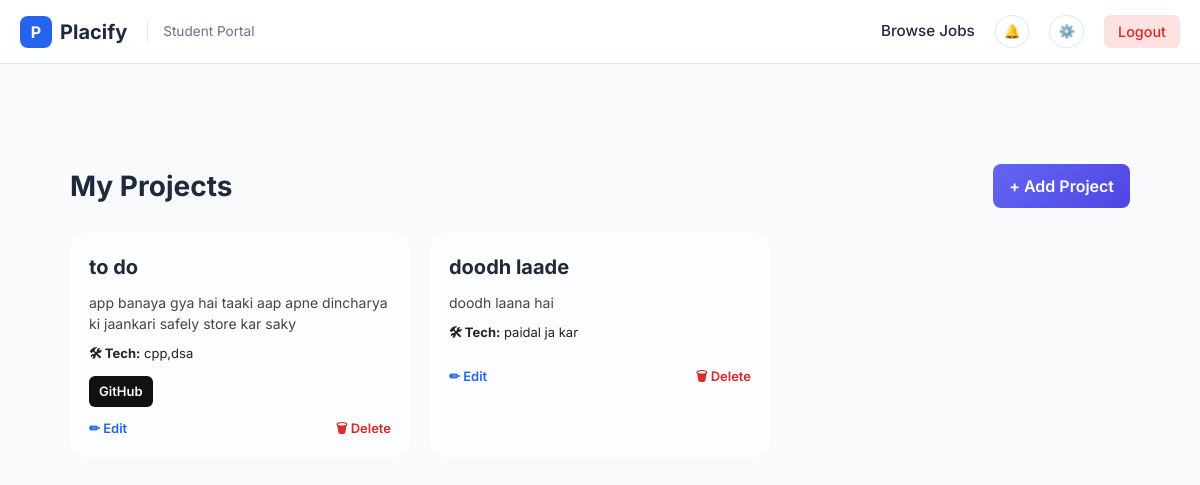
Screenshot of /profile/projects/ (signed in) with the database file from the repository.
### profiles/models.py (models this page shows, shortened)
class Project(models.Model):
    user = models.ForeignKey(User, on_delete=models.CASCADE)
    title = models.CharField(max_length=200)
    description = models.TextField()
    tech_stack = models.CharField(max_length=200, blank=True)
    github_link = models.URLField(blank=True)
    live_link = models.URLField(blank=True)
    created_at = models.DateTimeField(auto_now_add=True)

### profiles/views.py (the view)
# urls.py: path('projects/', user_projects, name='projects'),
@login_required
def user_projects(request):
    projects = Project.objects.filter(user=request.user)
    return render(request, 'profiles/user_project.html', {
        'projects': projects
    })

### notifications/context_processors.py (called while the page is built)
def notification_data(request):
    if request.user.is_authenticated:
        all_notifications = Notification.objects.filter(
            user=request.user
        ).order_by('-created_at')
        unread_count = all_notifications.filter(is_read=False).count()
        notifications = all_notifications[:5]
        return {
            "notifications": notifications,
            "unread_count": unread_count
        }
    return {}

### templates/profiles/user_project.html (shortened to what this page needs)
{% extends "base.html" %}
{% load static %}
{% block content %}
<link rel="stylesheet" href="{% static 'profiles/user_project.css' %}">
<div class="projects-container">
    {% if projects %}
    <div class="projects-header">
        <h2> My Projects</h2>
        <a href="{% url 'profiles:add_project' %}" class="btn add">
            + Add Project
        </a>
    </div>
        <div class="project-grid">
            {% for project in projects %}
                <div class="project-card">
                    <div class="card-header">
                        <h3>{{ project.title }}</h3>
                    </div>
                    <p class="description">
                        {{ project.description }}
                    </p>
                    <p class="tech">
                        <span>🛠 Tech:</span> {{ project.tech_stack }}
                    </p>
                    <div class="links">
                        {% if project.github_link %}
                            <a href="{{ project.github_link }}" target="_blank" class="link github">
                                GitHub
                            </a>
                        {% endif %}
                    </div>
                    <div class="actions">
                        <a href="{% url 'profiles:edit_project' project.id %}" class="edit">
                            ✏ Edit
                        </a>
                        <a href="{% url 'profiles:delete_project' project.id %}" class="delete">
                            🗑 Delete
                        </a>
                    </div>
                </div>
            {% endfor %}
        </div>
    {% endif %}
</div>
{% endblock %}

### static/base.css (style rules this page uses)
:root { --primary: #2563eb; --primary-dark: #1d4ed8; --bg-body: #f8fafc; --bg-card: #ffffff; --text-main: #1e293b; --text-muted: #64748b; --border: #e2e8f0; --shadow: 0 4px 6px -1px rgb(0 0 0 / 0.1), 0 2px 4px -2px rgb(0 0 0 / 0.1); --transition: all 0.2s ease; }
* { box-sizing: border-box; margin: 0; padding: 0; }
body { font-family: 'Inter', sans-serif; background-color: var(--bg-body); color: var(--text-main); line-height: 1.5; }

### static/profiles/user_project.css (style rules this page uses)
.projects-container { max-width: 1100px; margin: 40px auto; padding: 20px; }
.projects-header { display: flex; justify-content: space-between; align-items: center; margin-bottom: 25px; }
.projects-header h2 { font-size: 28px; font-weight: 700; }
.btn { padding: 10px 16px; border-radius: 8px; text-decoration: none; font-weight: 600; transition: 0.3s ease; }
.btn.add { background: linear-gradient(135deg, #6366f1, #4f46e5); color: white; }
.project-grid { display: grid; grid-template-columns: repeat(auto-fill, minmax(280px, 1fr)); gap: 20px; }
.project-card { background: rgba(255, 255, 255, 0.6); backdrop-filter: blur(12px); border-radius: 16px; padding: 18px; transition: 0.3s; border: 1px solid rgba(255, 255, 255, 0.3); }
.card-header h3 { font-size: 20px; margin-bottom: 10px; }
.description { font-size: 14px; color: #444; margin-bottom: 10px; }
.tech { font-size: 13px; margin-bottom: 12px; color: #222; }
.tech span { font-weight: bold; }
.links { display: flex; gap: 10px; margin-bottom: 12px; }
.link { padding: 6px 10px; border-radius: 6px; font-size: 13px; text-decoration: none; font-weight: 600; }
.github { background: #111; color: white; }
.actions { display: flex; justify-content: space-between; }
.actions a { font-size: 13px; text-decoration: none; font-weight: 600; }
.edit { color: #2563eb; }
.delete { color: #dc2626; }

### rows the page displays
Project: title "to do", description "app banaya gya hai taaki aap apne dincharya ki jaankari safely store kar saky", tech_stack "cpp,dsa"
Project: title "doodh laade", description "doodh laana hai", tech_stack "paidal ja kar"
